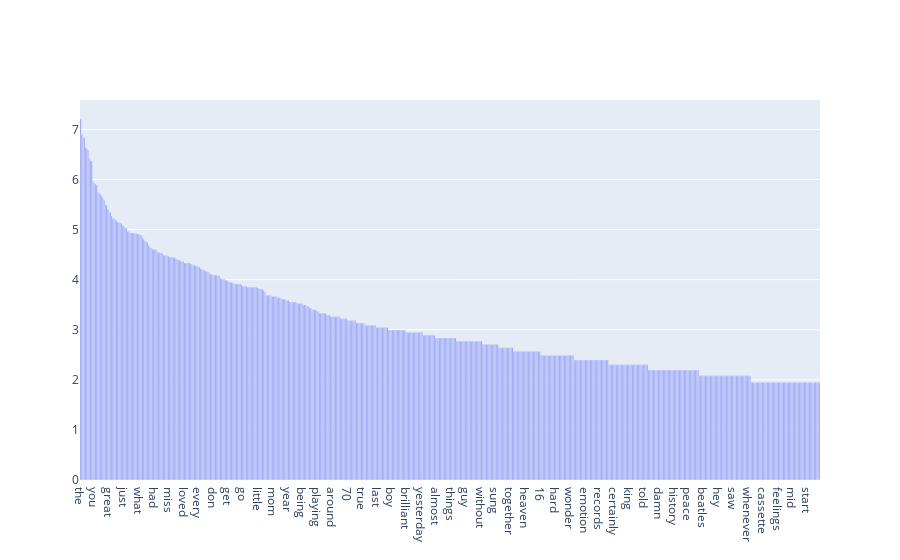

Write notebook code for a chart like this one.
### Code cell
import plotly.graph_objects as go
import math
term_frequencies_log = [math.log(i) for i in term_frequencies]

filter_freq = [index for index, count in enumerate(term_frequencies) if count >= math.log(1000)]
filter_freq = sorted(filter_freq, key=lambda x: term_frequencies[x], reverse=True)
filtered_frequencies = [term_frequencies_log[i] for i in filter_freq]

fig = go.Figure([go.Bar(x=count_vect.get_feature_names_out()[filter_freq] , y = filtered_frequencies )])

fig.show()

### Figure 1 — Plotly figure (JSON) as saved in the notebook; plotly's stock layout.template omitted (floating-point values rounded to 4 significant figures; data arrays with more than 128 entries replaced by an {"elided": "..."} marker saying what was removed)
{"data": [{"type": "bar", "x": {"elided": "598 str values"}, "y": {"elided": "598 float values"}}], "layout": {}}
